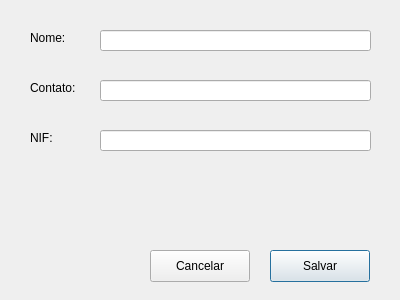
<?xml version="1.0" encoding="UTF-8"?>
<ui version="4.0">
 <class>Dialog</class>
 <widget class="QDialog" name="Dialog">
  <property name="geometry">
   <rect>
    <x>0</x>
    <y>0</y>
    <width>400</width>
    <height>300</height>
   </rect>
  </property>
  <property name="windowTitle">
   <string>Professor</string>
  </property>
  <widget class="QLabel" name="labelNome">
   <property name="geometry">
    <rect>
     <x>30</x>
     <y>30</y>
     <width>58</width>
     <height>16</height>
    </rect>
   </property>
   <property name="text">
    <string>Nome:</string>
   </property>
  </widget>
  <widget class="QLineEdit" name="lineEditNome">
   <property name="geometry">
    <rect>
     <x>100</x>
     <y>30</y>
     <width>271</width>
     <height>21</height>
    </rect>
   </property>
   <property name="maxLength">
    <number>45</number>
   </property>
  </widget>
  <widget class="QLineEdit" name="lineEditContato">
   <property name="geometry">
    <rect>
     <x>100</x>
     <y>80</y>
     <width>271</width>
     <height>21</height>
    </rect>
   </property>
   <property name="text">
    <string/>
   </property>
   <property name="maxLength">
    <number>9</number>
   </property>
  </widget>
  <widget class="QLabel" name="labelContato">
   <property name="geometry">
    <rect>
     <x>30</x>
     <y>80</y>
     <width>58</width>
     <height>16</height>
    </rect>
   </property>
   <property name="text">
    <string>Contato:</string>
   </property>
  </widget>
  <widget class="QLineEdit" name="lineEditNIF">
   <property name="geometry">
    <rect>
     <x>100</x>
     <y>130</y>
     <width>271</width>
     <height>21</height>
    </rect>
   </property>
   <property name="text">
    <string/>
   </property>
   <property name="maxLength">
    <number>9</number>
   </property>
  </widget>
  <widget class="QLabel" name="labelNIF">
   <property name="geometry">
    <rect>
     <x>30</x>
     <y>130</y>
     <width>58</width>
     <height>16</height>
    </rect>
   </property>
   <property name="text">
    <string>NIF:</string>
   </property>
  </widget>
  <widget class="QPushButton" name="btnSalvar">
   <property name="geometry">
    <rect>
     <x>270</x>
     <y>250</y>
     <width>100</width>
     <height>32</height>
    </rect>
   </property>
   <property name="text">
    <string>Salvar</string>
   </property>
  </widget>
  <widget class="QPushButton" name="btnCancelar">
   <property name="geometry">
    <rect>
     <x>150</x>
     <y>250</y>
     <width>100</width>
     <height>32</height>
    </rect>
   </property>
   <property name="text">
    <string>Cancelar</string>
   </property>
  </widget>
 </widget>
 <resources/>
 <connections/>
</ui>
